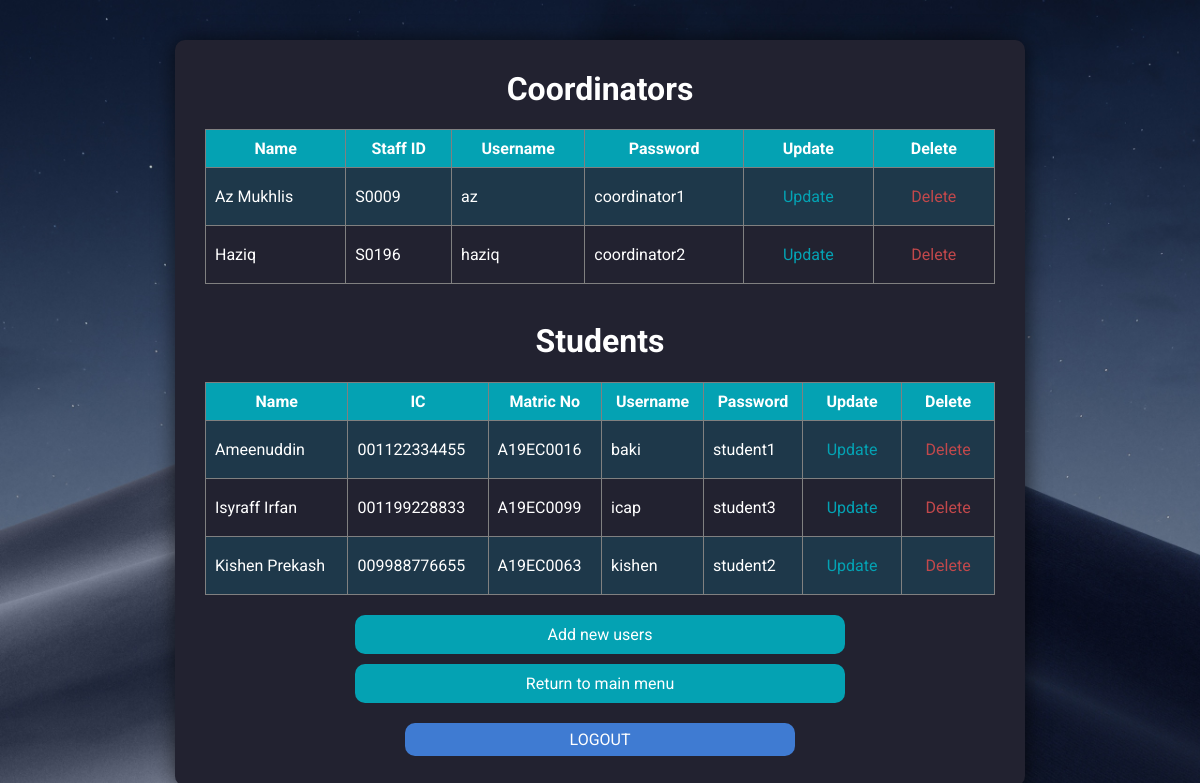
Page /users_list.php (signed in) on the committed database.
### tables this page shows
CREATE TABLE `coordinators` (
  `id` int(4) NOT NULL,
  `name` varchar(150) DEFAULT NULL,
  `staffid` varchar(150) DEFAULT NULL,
  `userid` int(4) UNSIGNED NOT NULL
);

CREATE TABLE `users` (
  `id` int(4) UNSIGNED NOT NULL,
  `username` varchar(100) DEFAULT NULL,
  `password` varchar(100) DEFAULT NULL,
  `level` int(3) DEFAULT NULL
);

CREATE TABLE `students` (
  `id` int(4) UNSIGNED NOT NULL,
  `name` varchar(150) DEFAULT NULL,
  `ic` varchar(12) DEFAULT NULL,
  `matric` varchar(30) DEFAULT NULL,
  `userid` int(4) UNSIGNED NOT NULL
);

### users_list.php (the view, shortened to what this page needs)
<?php
if ($_SESSION["LEVEL"] == 1){
?>
	<html>
	<head>
	<link rel="stylesheet" href="style.css">
	<head>
	<body>
    <div>
		<h1>Coordinators</h1>
		<?php
	   require ("config.php");
	   $sql = "SELECT coordinators.name, coordinators.staffid, users.username, users.password, users.id, users.level
		 FROM users
		 LEFT JOIN coordinators
		 ON users.id = coordinators.userid
		 WHERE users.level = 2
		 ORDER BY coordinators.name";
		 $coordinators = mysqli_query($connection, $sql);
		 if (mysqli_num_rows($coordinators) > 0) { 	?>
		<table border="1"width="790" border="1" cellspacing="0" cellpadding="9">
		<tr class="row1">
		<td align="center"><strong>Name</strong></td>
		<td align="center"><strong>Staff ID</strong></td>
		<td align="center"><strong>Username</strong></td>
		<td align="center"><strong>Password</strong></td>
		<td align="center"><strong>Update</strong></td>
		<td align="center"><strong>Delete</strong></td>
		</tr>
		<?php
			while($rows = mysqli_fetch_assoc($coordinators)) {
		?>
	    <tr>
			<td><?php echo $rows['name']; ?></td>
			<td><?php echo $rows['staffid']; ?></td>
			<td><?php echo $rows['username']; ?></td>
			<td><?php echo $rows['password']; ?></td>
			<?php $get_param = "?id=" . $rows['id'] . "&level=" . $rows['level']; ?>
			<td class="up" align="center"> <a href="update_form.php<?php echo $get_param ?>">Update</a> </td>
			<td class="del" align="center"> <a href="delete_user.php<?php echo $get_param ?>">Delete</a> </td>
		</tr>
		<?php }
		} else {
			echo "<h3>There are no records to show</h3>";
			}
	   ?>
	    </table>
			<br/><br/>
			<h1>Students</h1>
			<?php
		   $sql = "SELECT users.id, students.name, students.ic, students.matric, users.username, users.password, users.id, users.level
			 FROM users
			 LEFT JOIN students
			 ON users.id = students.userid
			 WHERE users.level = 3
			 ORDER BY students.name";
			 $students = mysqli_query($connection, $sql);
			 if (mysqli_num_rows($students) > 0) { 	?>
			<table border="1" width="790" cellspacing="0" cellpadding="9">
			<tr class="row1">
			<td align="center"><strong>Name</strong></td>
			<td align="center"><strong>IC</strong></td>
			<td align="center"><strong>Matric No</strong></td>
			<td align="center"><strong>Username</strong></td>
			<td align="center"><strong>Password</strong></td>
			<td align="center"><strong>Update</strong></td>
			<td align="center"><strong>Delete</strong></td>
			</tr>
			<?php
				while($rows = mysqli_fetch_assoc($students)) {
			?>
		    <tr>
				<td><?php echo $rows['name']; ?></td>
				<td><?php echo $rows['ic']; ?></td>
				<td><?php echo $rows['matric']; ?></td>
				<td><?php echo $rows['username']; ?></td>
				<td><?php echo $rows['password']; ?></td>
				<?php $get_param = "?id=" . $rows['id'] . "&level=" . $rows['level']; ?>
				<td class="up" align="center"> <a href="update_form.php<?php echo $get_param ?>">Update</a> </td>
				<td class="del" align="center"> <a href="delete_user.php<?php echo $get_param ?>">Delete</a> </td>
			</tr>
			<?php }
			} else {
				echo "<h3>There are no records to show</h3>";
				}
		   ?>
		 </table>
		<a class="newuser" href="new_user.php">Add new users</a>
		<a class="newuser" href="main.php">Return to main menu</a>
	  <a class= "logout "href="logout.php">LOGOUT</a>
	</div>
	</body>
	</html>
<?php
} else if ($_SESSION["LEVEL"] != 1) {
?>
	<html>
	<head>
	<title>Error!</title>
	<link href="https://fonts.googleapis.com/css2?family=Roboto:wght@400;500;700&display=swap" rel="stylesheet">
    <style>
	   body{
		   font-family: 'Roboto', sans-serif;
		   color: white;
		   background-image: url("image1.png");
		   background-size: 2000px;
	   }
		 div{
       width: 600px;
		   margin: 40px auto;
		   background-color:#222230;
		   box-shadow: 1px 1px 22px 0px rgba(0,0,0,0.67);
		   padding: 20px;
		   border-radius: 10px;
	   }
		 .newuser{
		   background-color:#04a2b3;
		   color: white;
		   padding: 7px;
		   border-radius: 10px;
	   }
		 a{
		   text-decoration:none;
		   color:white;
	   }
		 h2{
			 color: red;
		 }
		</style>
	</head>
	<body>
	<div>
		<h2>You are not authorized to view this page</h2><br/><br/>
		<p><a class="newuser" href='main.php'>Return to main menu</a></p>
	</div>
	</body>
	</html>
<?php } ?>

### style.css (style rules this page uses)
body { font-family: 'Roboto', sans-serif; color: white; background-image: url("image1.png"); background-repeat:no-repeat; background-size:cover; }
div { width: 790px; margin: 40px auto; background-color:#222230; box-shadow: 1px 1px 22px 0px rgba(0,0,0,0.67); padding: 30px; border-radius: 10px; }
h1 { text-align: center; font-weight: bold; margin-top:30px; }
a { text-decoration: none; color: white; }
.logout { display: flex; justify-content: center; background-color:#3f7bd2; margin-top:20px; padding: 7px; border-radius: 10px; }
.del a { color: #c2484b; }
.up a { color: #04a2b3; }
table { border-collapse: collapse; }
table tr:nth-child(even) { background-color: #1e384a; }
.row1 { background-color: #04a2b3; }

### users_list.php (style rules this page uses)
h1 { margin-top:0px; }
a { display:flex; justify-content: center; margin: 10px; text-decoration:none; color:white; }
.newuser { background-color:#04a2b3; color: white; padding: 10px; position: relative; top:10px; margin: 10px 150px 0px; border-radius: 10px; }
.logout { margin: 30px 200px 0px; }

### rows in the picture
coordinators: name "Az Mukhlis", staffid "S0009", userid.username "az", userid.password "coordinator1"
coordinators: name "Haziq", staffid "S0196", userid.username "haziq", userid.password "coordinator2"
students: name "Ameenuddin", ic "001122334455", matric "A19EC0016", userid.username "baki", userid.password "student1"
students: name "Isyraff Irfan", ic "001199228833", matric "A19EC0099", userid.username "icap", userid.password "student3"
students: name "Kishen Prekash", ic "009988776655", matric "A19EC0063", userid.username "kishen", userid.password "student2"
